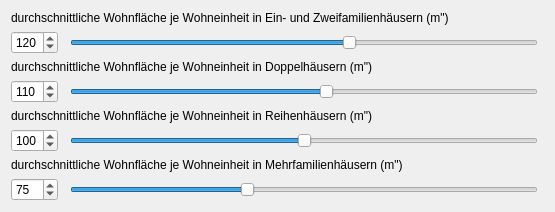
              <widget class="QWidget" name="scrollAreaWidgetContents_3">
               <property name="geometry">
                <rect>
                 <x>0</x>
                 <y>0</y>
                 <width>555</width>
                 <height>200</height>
                </rect>
               </property>
               <layout class="QGridLayout" name="gridLayout_9">
                <item row="3" column="0" colspan="3">
                 <widget class="QLabel" name="label_19">
                  <property name="sizePolicy">
                   <sizepolicy hsizetype="Preferred" vsizetype="Fixed">
                    <horstretch>0</horstretch>
                    <verstretch>0</verstretch>
                   </sizepolicy>
                  </property>
                  <property name="text">
                   <string>durchschnittliche Wohnfläche je Wohneinheit in Doppelhäusern (m&quot;)</string>
                  </property>
                 </widget>
                </item>
                <item row="4" column="0">
                 <widget class="QSpinBox" name="spinBox_26">
                  <property name="sizePolicy">
                   <sizepolicy hsizetype="Fixed" vsizetype="Fixed">
                    <horstretch>0</horstretch>
                    <verstretch>0</verstretch>
                   </sizepolicy>
                  </property>
                  <property name="maximum">
                   <number>200</number>
                  </property>
                  <property name="value">
                   <number>110</number>
                  </property>
                 </widget>
                </item>
                <item row="2" column="2">
                 <widget class="QSlider" name="horizontalSlider_16">
                  <property name="toolTip">
                   <string>Anteil der Fläche der ausgewählten Teilfläche, welcher kein Nettowohnbauland (= Wohnbaugrundstücke) is (in Prozent) --- WTF??? Vonhintendurchdiebrustinsauge!</string>
                  </property>
                  <property name="maximum">
                   <number>200</number>
                  </property>
                  <property name="value">
                   <number>120</number>
                  </property>
                  <property name="orientation">
                   <enum>Qt::Horizontal</enum>
                  </property>
                 </widget>
                </item>
                <item row="6" column="0">
                 <widget class="QSpinBox" name="spinBox_27">
                  <property name="sizePolicy">
                   <sizepolicy hsizetype="Fixed" vsizetype="Fixed">
                    <horstretch>0</horstretch>
                    <verstretch>0</verstretch>
                   </sizepolicy>
                  </property>
                  <property name="maximum">
                   <number>200</number>
                  </property>
                  <property name="value">
                   <number>100</number>
                  </property>
                 </widget>
                </item>
                <item row="2" column="0">
                 <widget class="QSpinBox" name="spinBox_28">
                  <property name="sizePolicy">
                   <sizepolicy hsizetype="Fixed" vsizetype="Fixed">
                    <horstretch>0</horstretch>
                    <verstretch>0</verstretch>
                   </sizepolicy>
                  </property>
                  <property name="maximum">
                   <number>200</number>
                  </property>
                  <property name="value">
                   <number>120</number>
                  </property>
                 </widget>
                </item>
                <item row="0" column="0" colspan="4">
                 <widget class="QLabel" name="label_3">
                  <property name="sizePolicy">
                   <sizepolicy hsizetype="Preferred" vsizetype="Fixed">
                    <horstretch>0</horstretch>
                    <verstretch>0</verstretch>
                   </sizepolicy>
                  </property>
                  <property name="text">
                   <string>durchschnittliche Wohnfläche je Wohneinheit in Ein- und Zweifamilienhäusern (m&quot;)</string>
                  </property>
                 </widget>
                </item>
                <item row="6" column="2">
                 <widget class="QSlider" name="horizontalSlider_17">
                  <property name="toolTip">
                   <string>Anteil der Fläche der ausgewählten Teilfläche, welcher kein Nettowohnbauland (= Wohnbaugrundstücke) is (in Prozent) --- WTF??? Vonhintendurchdiebrustinsauge!</string>
                  </property>
                  <property name="maximum">
                   <number>200</number>
                  </property>
                  <property name="value">
                   <number>100</number>
                  </property>
                  <property name="orientation">
                   <enum>Qt::Horizontal</enum>
                  </property>
                 </widget>
                </item>
                <item row="10" column="0">
                 <widget class="QSpinBox" name="spinBox_29">
                  <property name="sizePolicy">
                   <sizepolicy hsizetype="Fixed" vsizetype="Fixed">
                    <horstretch>0</horstretch>
                    <verstretch>0</verstretch>
                   </sizepolicy>
                  </property>
                  <property name="maximum">
                   <number>200</number>
                  </property>
                  <property name="value">
                   <number>75</number>
                  </property>
                 </widget>
                </item>
                <item row="10" column="2">
                 <widget class="QSlider" name="horizontalSlider_18">
                  <property name="toolTip">
                   <string>Anteil der Fläche der ausgewählten Teilfläche, welcher kein Nettowohnbauland (= Wohnbaugrundstücke) is (in Prozent) --- WTF??? Vonhintendurchdiebrustinsauge!</string>
                  </property>
                  <property name="maximum">
                   <number>200</number>
                  </property>
                  <property name="value">
                   <number>75</number>
                  </property>
                  <property name="orientation">
                   <enum>Qt::Horizontal</enum>
                  </property>
                 </widget>
                </item>
                <item row="7" column="0" colspan="3">
                 <widget class="QLabel" name="label_20">
                  <property name="sizePolicy">
                   <sizepolicy hsizetype="Preferred" vsizetype="Fixed">
                    <horstretch>0</horstretch>
                    <verstretch>0</verstretch>
                   </sizepolicy>
                  </property>
                  <property name="text">
                   <string>durchschnittliche Wohnfläche je Wohneinheit in Mehrfamilienhäusern (m&quot;)</string>
                  </property>
                 </widget>
                </item>
                <item row="5" column="0" colspan="3">
                 <widget class="QLabel" name="label_21">
                  <property name="sizePolicy">
                   <sizepolicy hsizetype="Preferred" vsizetype="Fixed">
                    <horstretch>0</horstretch>
                    <verstretch>0</verstretch>
                   </sizepolicy>
                  </property>
                  <property name="text">
                   <string>durchschnittliche Wohnfläche je Wohneinheit in Reihenhäusern (m&quot;)</string>
                  </property>
                 </widget>
                </item>
                <item row="4" column="2">
                 <widget class="QSlider" name="horizontalSlider_19">
                  <property name="toolTip">
                   <string>Anteil der Fläche der ausgewählten Teilfläche, welcher kein Nettowohnbauland (= Wohnbaugrundstücke) is (in Prozent) --- WTF??? Vonhintendurchdiebrustinsauge!</string>
                  </property>
                  <property name="maximum">
                   <number>200</number>
                  </property>
                  <property name="value">
                   <number>110</number>
                  </property>
                  <property name="orientation">
                   <enum>Qt::Horizontal</enum>
                  </property>
                 </widget>
                </item>
               </layout>
              </widget>
